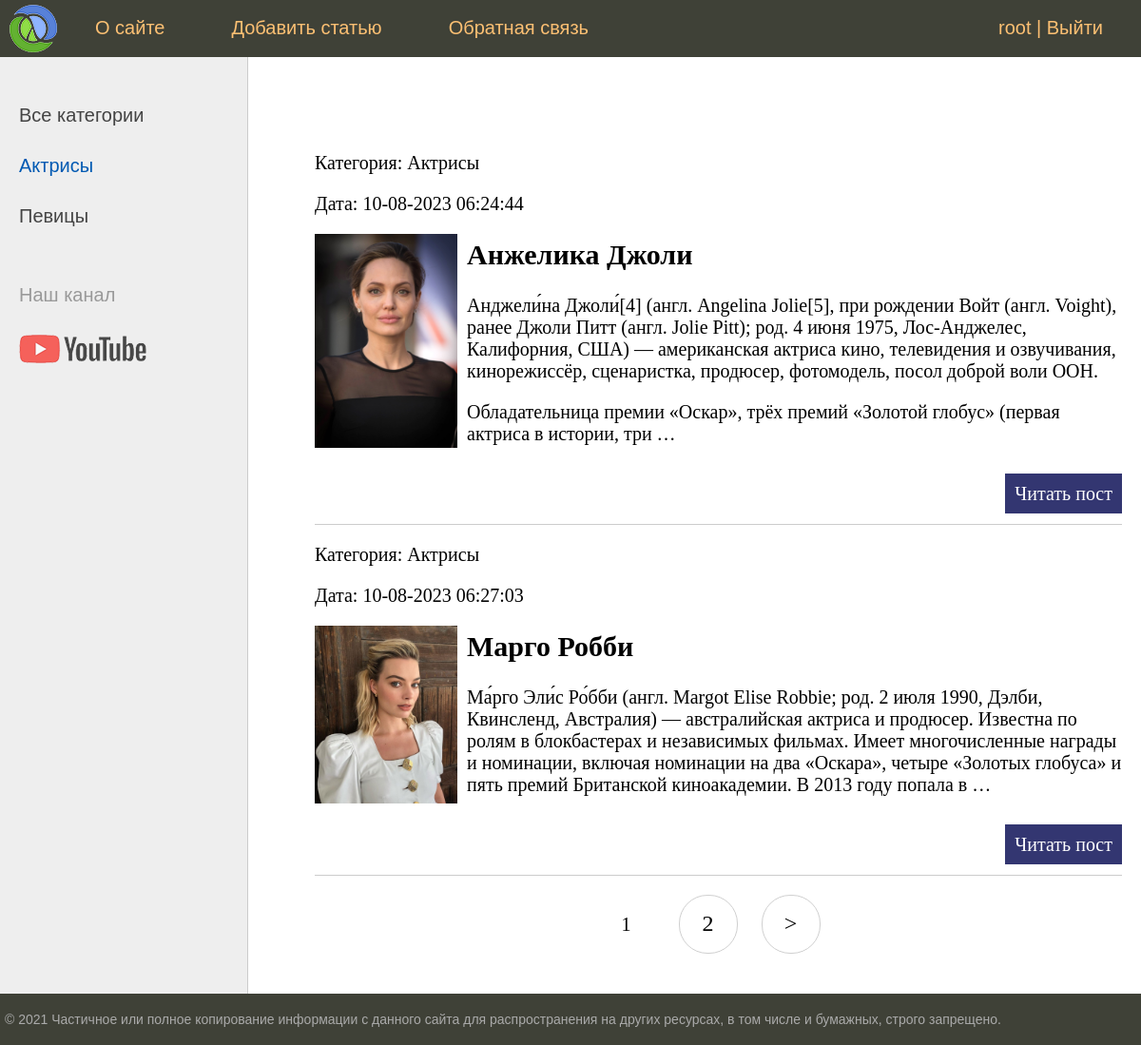
The app's page /category/aktrisy/ (signed in) with its own data.
### women/models.py (models this page shows, shortened)
class Category(models.Model):
	name=models.CharField(max_length=100, db_index=True, verbose_name="Категория")
	slug=models.SlugField(max_length=255, unique=True, db_index=True, verbose_name="URL")
	def __str__(self):
		return self.name
	def get_absolute_url(self):
		return reverse('category', kwargs={'cat_slug':self.slug})
	class Meta:
		verbose_name='Категория'
		verbose_name_plural='Категории'
		ordering=['id']

class Women(models.Model):
	title=models.CharField(max_length=255, verbose_name="Заголовок")
	slug=models.SlugField(max_length=255, unique=True, db_index=True, verbose_name="URL")
	content=models.TextField(blank=True, verbose_name="Текст статьи")
	photo=models.ImageField(upload_to="photos/%Y/%m/%d/", verbose_name="Фото")
	time_create=models.DateTimeField(auto_now_add=True, verbose_name="Время создания")
	time_update=models.DateTimeField(auto_now=True, verbose_name="Время изменения")
	is_published=models.BooleanField(default=True, verbose_name="Публикация")
	cat=models.ForeignKey('Category', on_delete=models.PROTECT, verbose_name="Категории")
	def get_absolute_url(self):
		return reverse('post', kwargs={'post_slug':self.slug})
	class Meta:
		verbose_name='Известные женщины'
		verbose_name_plural='Известные женщины'
		ordering=['id']

### women/views.py (the view)
# urls.py: path('category/<slug:cat_slug>/', WomenCategory.as_view(), name='category'),
class WomenCategory(DataMixin, ListView):
	model=Women
	template_name='women/index.html'
	context_object_name='posts'
	allow_empty=False
	def get_queryset(self):
		return Women.objects.filter(cat__slug=self.kwargs['cat_slug'], is_published=True).select_related('cat')
	def get_context_data(self, *, object_list=None, **kwargs):
		context=super().get_context_data(**kwargs)
		c = Category.objects.get(slug=self.kwargs['cat_slug'])
		c_def = self.get_user_context(title='Категория - ' + str(c.name), cat_selected=c.pk)
		return dict(list(context.items())+list(c_def.items()))

### women/utils.py (called while the page is built)
	def get_user_context(self, **kwargs):
		context = kwargs
		cats = cache.get('cats')
		if not cats:
			cats = Category.objects.annotate(Count('women'))
			cache.set('cats', cats, 60)
		user_menu = menu.copy()
		if not self.request.user.is_authenticated:
			user_menu.pop(1)
		context['menu']=user_menu
		context['cats']=cats
		if 'cat_selected' not in context:
			context['cat_selected'] = 0
		return context

### women/templates/women/index.html (shortened to what this page needs)
{% extends 'women/base.html' %}
{% block content %}
<ul class="list-articles">
	{% for i in posts %}
			<li>
				<div class="article_panel">
					<p class="first">Категория: {{i.cat}}</p>
					<p class="last">Дата: {{i.time_update|date:"d-m-Y H:i:s"}}</p>
				</div>
{% if i.photo %}
				<p><img class="img-article-left thumb" src="{{i.photo.url}}"></p>
{% endif %}
				<h2>{{i.title}}</h2>
	{% autoescape on %}
	{{i.content|linebreaks|truncatewords:50}}
	{% endautoescape %}
				<p class="link-read-post">
					<a href="{{ i.get_absolute_url }}">
						Читать пост
					</a>
				</p>
			</li>
	{% endfor %}
</ul>
{% endblock %}

### women/templates/women/base.html (shortened to what this page needs)
{% load static %}
{% load women_tags %}
<!DOCTYPE html>
<html>
<head>
	<link type="text/css" href="{% static 'women/css/style.css' %}" rel="stylesheet" />
</head>
<body>
<table class="table-page" border=0 cellpadding="0" cellspacing="0">
<tr><td valign=top>
{% block mainmenu %}
		<div class="header">
			<ul id="mainmenu" class="mainmenu">
				<li class="logo"><a href="{% url 'home' %}"><div class="logo"></div></a></li>
				{% for m in menu %}
				<li><a href="{% url m.url_name %}">{{m.title}}</a></li>
				{% endfor %}
				{% if request.user.is_authenticated %}
				<li class="last">{{user.username}} | <a href="{% url 'logout' %}">Выйти</a></li>
				{% else %}
				<li class="last"><a href="{% url 'register' %}">Регистрация</a>|<a href="{% url 'login' %}">Войти</a></li>
				{% endif %}
			</ul>
		</div>
{% endblock mainmenu %}
<table class="table-content" border=0 cellpadding="0" cellspacing="0">
	<tr>
		<td valign="top" class="left-chapters">
			<ul id="leftchapters">
				{% if cat_selected == 0 %}
				<li class="selected">Все категории</li>
				{% else %}
				<li><a href="{% url 'home' %}">Все категории</a></li>
				{% endif %}
				{% for c in cats %}
					{% if c.women__count > 0 %}
						{% if c.pk == cat_selected %}
				<li class="selected">{{c.name}}</li>
						{% else %}
				<li class=""><a href="{{ c.get_absolute_url }}">{{c.name}}</a></li>
						{% endif %}
					{% endif %}
				{% endfor %}
				<li class="share"><p>Наш канал</p><a class="share-yt" href="https://www.youtube.com/channel/UClJzWfGWuGJL2t-3dYKcHTA/playlists" target="_blank" rel="nofollow"></a></li>
			</ul>
		</td>
		<td valign="top" class="content">
	<div class="content-text">
{% block content %}
{% endblock %}
		{% if page_obj.has_other_pages %}
		<nav class="list-pages">
			<ul>
				{% for p in paginator.page_range %}
				{% if page_obj.number == p %}
				<li class="page-num page-num-selected">{{ p }}</li>
				{% elif p >= page_obj.number|add:-2 and p <= page_obj.number|add:2 %}
				<li class="page-num"><a href="?page={{ p }}">{{ p }}</a></li>
				{% endif %}
				{% endfor %}
				{% if page_obj.has_next %}
				<li class="page-num"><a href="?page={{ page_obj.next_page_number }}">&gt;</a></li>
				{% endif %}
			</ul>
		</nav>
		{% endif %}
	</div>
</td></tr></table>
</td></tr>
<tr><td valign=top>
	<div id="footer">
		<p>&copy; 2021 Частичное или полное копирование информации с данного сайта для распространения на других ресурсах, в том числе и бумажных, строго запрещено.</p>
	</div>
</td></tr></table>
</body>
</html>

### women/static/women/css/style.css (style rules this page uses)
html, body { font-family: 'Arial'; margin: 0; padding: 0; height: 100%; width: 100%; color: #444; }
a { color: #0059b2; text-decoration: none; }
img { max-width: 600px; height: auto; }
img.img-article-left { max-width: 300px; height: auto; float: left; padding: 0 10px 10px 0; }
img.img-article-left.thumb { max-width: 150px; height: auto; }
p.link-read-post { text-align: right; }
p.link-read-post a { padding: 10px; min-width: 100px; background: #333671; color: #fff; text-decoration: none; }
ul.list-articles { list-style: none; margin: 0; padding: 0; }
ul.list-articles li { border-bottom: 1px solid #ccc; }
.table-page { width: 100%; height: 100%; vertical-align: top; }
.table-page tr { height: 100%; }
.header { background: #3F4137; height: 60px; }
.logo { background: url('../images/logo.png') no-repeat 10px 5px; width: 70px; height: 60px; }
ul.mainmenu { list-style: none; margin: 0; padding: 0; height: 60px; color: #fdc073; font-size: 20px; overflow: hidden; }
ul.mainmenu li { float: left; margin: 18px 40px 0 30px; }
ul.mainmenu li.logo { margin: 0; }
ul.mainmenu li.last { float: right; }
ul.mainmenu li a { color: #fdc073; text-decoration: none; }
.table-content { width: 100%; min-height: 100%; height: 100%; }
.left-chapters { margin: 0; background: #eee; border-right: 1px solid #ccc; min-height: 100%; }
.left-chapters ul { width: 230px; min-height: 100%; margin: 0; padding: 20px 10px 10px 20px; list-style: none; font-size: 20px; }
.left-chapters ul li { margin: 30px 0 0 0; color: #999; }
.left-chapters ul li.selected { color: #0059b2; }
.left-chapters ul li a { color: #444; text-decoration: none; }
.left-chapters ul li.share { margin: 60px 0 0 0; }
.left-chapters ul li.share p { margin: 30px 0 30px 0; }
.left-chapters ul li.share a { display: inline-block; width: 40px; height: 40px; margin: 0 20px 0 0; }
.left-chapters ul li.share a.share-yt { width: 100%; height: 30px; background: url('../images/share_yt.png') no-repeat 0 0 }
.content { padding: 40px 20px 20px 40px; width: 100%; box-sizing: border-box; }
.content-text { margin: 60px 0 0 30px; color: #000; font-size: 20px; font-family: Yandex Sans Display Light; }
#footer { box-sizing: border-box; background: #3F4137; padding: 5px; color: #aaa; font-size: 14px; font-family: Verdana, Geneva, Arial, Helvetica; text-align: left; overflow: hidden; }
.list-pages { text-align: center; margin: 0 0 20px 0; }
.list-pages ul { margin: 20px 0 0 0; padding: 0; list-style: none; }
.list-pages ul li { display: inline-block; margin: 0 20px 0 0; }
.list-pages a { color: #000; font-size: 24px; text-decoration: none; }
.list-pages .page-num, .page-num-selected { display: inline-block; width: 60px; height: 44px; padding: 16px 0 0 0; border: 1px solid #d0d0d0; border-radius: 30px; }
.list-pages .page-num-selected { border: none; color: #000; font-size: 20px; }

### records on screen
Category: name "Актрисы"
Category: name "Певицы"
Women: cat "Актрисы", time_update "10-08-2023 06:24:44", photo (picture), title "Анжелика Джоли", content "Анджели́на Джоли́[4] (англ. Angelina Jolie[5], при рождении Войт (англ. Voight), ранее Джоли Питт (англ. Jolie Pitt); род. 4 июня 1975, Лос-Анджелес, Калифорния, США) — американская актриса кино, телевидения и озвучивания, кинорежиссёр, сценаристка, продюсер, фотомодель, посол доброй воли ООН. Обладательница премии «Оскар», трёх премий «Золотой глобус» (первая актриса в истории, три …"
Women: cat "Актрисы", time_update "10-08-2023 06:27:03", photo (picture), title "Марго Робби", content "Ма́рго Эли́с Ро́бби (англ. Margot Elise Robbie; род. 2 июля 1990, Дэлби, Квинсленд, Австралия) — австралийская актриса и продюсер. Известна по ролям в блокбастерах и независимых фильмах. Имеет многочисленные награды и номинации, включая номинации на два «Оскара», четыре «Золотых глобуса» и пять премий Британской киноакадемии. В 2013 году попала в …"

### other values on screen
{{ m.title }} "О сайте" "Добавить статью" "Обратная связь"
{{ user.username }} "root"
{{ p }} "1"
{{ p }} "2"
